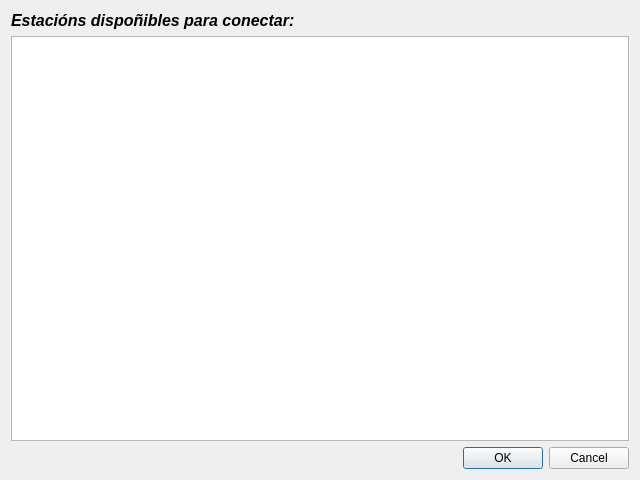
<?xml version="1.0" encoding="UTF-8"?>
<ui version="4.0">
 <class>ConectarDialog</class>
 <widget class="QDialog" name="ConectarDialog">
  <property name="windowModality">
   <enum>Qt::ApplicationModal</enum>
  </property>
  <property name="geometry">
   <rect>
    <x>0</x>
    <y>0</y>
    <width>640</width>
    <height>480</height>
   </rect>
  </property>
  <property name="windowTitle">
   <string>Conexión a unha estación</string>
  </property>
  <property name="modal">
   <bool>true</bool>
  </property>
  <layout class="QGridLayout" name="gridLayout">
   <item row="0" column="0">
    <layout class="QVBoxLayout" name="verticalLayout">
     <item>
      <widget class="QLabel" name="lblEstacions">
       <property name="font">
        <font>
         <pointsize>12</pointsize>
         <weight>75</weight>
         <italic>true</italic>
         <bold>true</bold>
        </font>
       </property>
       <property name="text">
        <string>Estacións dispoñibles para conectar:</string>
       </property>
       <property name="textFormat">
        <enum>Qt::RichText</enum>
       </property>
      </widget>
     </item>
     <item>
      <widget class="QListView" name="lstEstacions">
       <property name="editTriggers">
        <set>QAbstractItemView::NoEditTriggers</set>
       </property>
       <property name="selectionBehavior">
        <enum>QAbstractItemView::SelectRows</enum>
       </property>
      </widget>
     </item>
    </layout>
   </item>
   <item row="1" column="0">
    <widget class="QDialogButtonBox" name="buttonBox">
     <property name="orientation">
      <enum>Qt::Horizontal</enum>
     </property>
     <property name="standardButtons">
      <set>QDialogButtonBox::Cancel|QDialogButtonBox::Ok</set>
     </property>
    </widget>
   </item>
  </layout>
 </widget>
 <resources/>
 <connections>
  <connection>
   <sender>buttonBox</sender>
   <signal>accepted()</signal>
   <receiver>ConectarDialog</receiver>
   <slot>accept()</slot>
   <hints>
    <hint type="sourcelabel">
     <x>248</x>
     <y>254</y>
    </hint>
    <hint type="destinationlabel">
     <x>157</x>
     <y>274</y>
    </hint>
   </hints>
  </connection>
  <connection>
   <sender>buttonBox</sender>
   <signal>rejected()</signal>
   <receiver>ConectarDialog</receiver>
   <slot>reject()</slot>
   <hints>
    <hint type="sourcelabel">
     <x>316</x>
     <y>260</y>
    </hint>
    <hint type="destinationlabel">
     <x>286</x>
     <y>274</y>
    </hint>
   </hints>
  </connection>
 </connections>
</ui>
